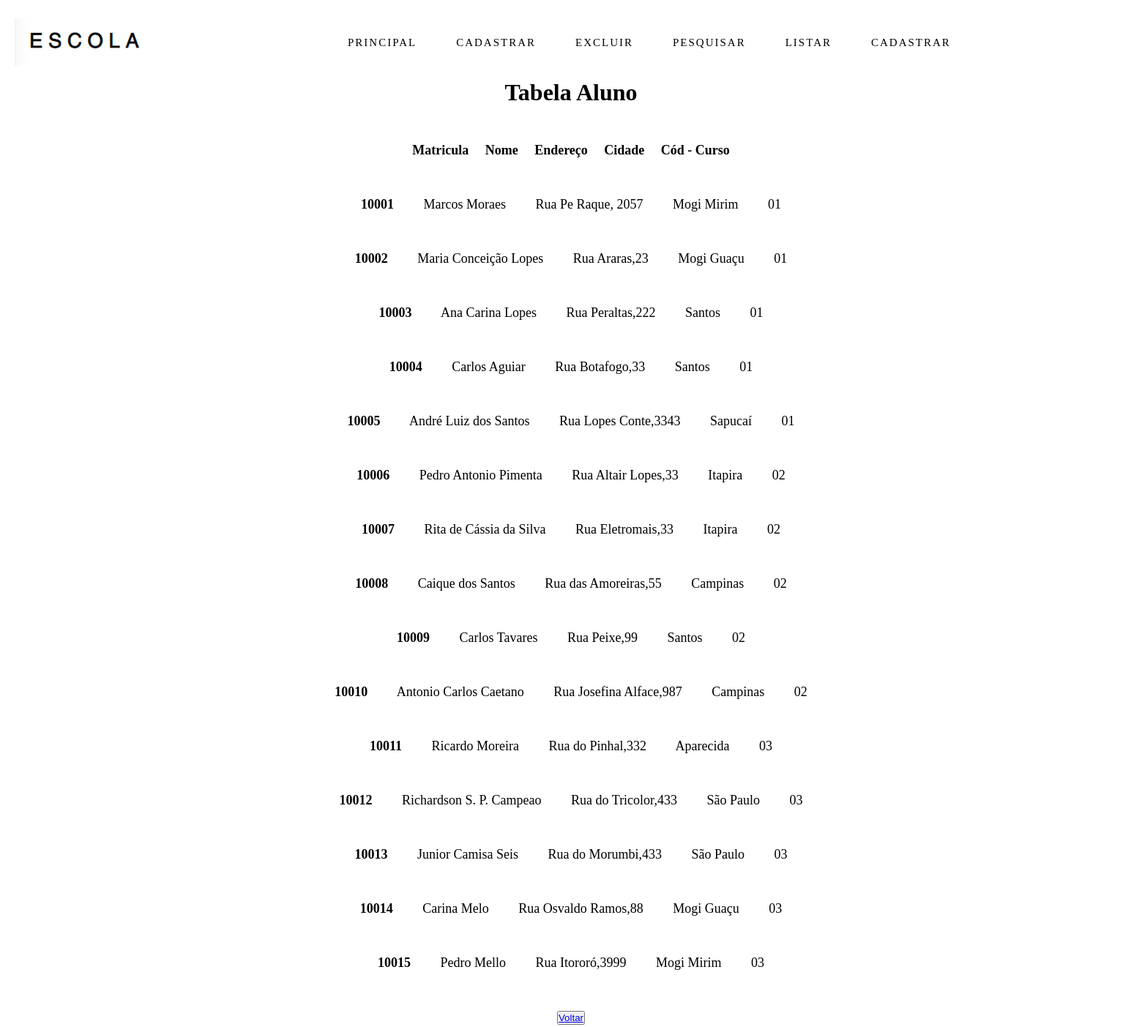
The page /listaral.php on the database its author committed.
### tables this page shows
CREATE TABLE `alunos` (
  `MATRICULA` varchar(5) NOT NULL,
  `NOME` varchar(50) NOT NULL,
  `ENDERECO` varchar(50) NOT NULL,
  `CIDADE` varchar(30) NOT NULL,
  `COD_CURSO` varchar(2) NOT NULL
);

### alunos.php (called while the page is built, shortened)
<?php
    class Alunos
    {
    function listarAl()
    {
        try
        {
            $this-> conn = new Conectar();
            $sql = $this->conn->query("select * from alunos order by MATRICULA");
            $sql->execute();
            return $sql->fetchAll();
        }
        catch(PDOException $exc)
        {
            echo "Erro ao executar consulta. " . $exc->getMessage();
        }
    }
    }

### listaral.php (the view, shortened to what this page needs)
<!DOCTYPE html>
    <html>
        <head>
            <link rel="stylesheet" type="text/css" href="_css/main.css">
        </head>
        <body>
            <header>
                    <div class="logo">
                        <a href="index.html">
                        <img src="_img/logo.png" />
                        </a>
                    </div>
        <br>
        <br>
        <br>
        <nav>
            <ul class = "nav-list">
                <li><a class="active" href="index.html">PRINCIPAL</a></li>
                <li><a class="active" href="">CADASTRAR</a></li>
                <li><a class="active" href="">EXCLUIR</a></li>
                <li><a class="active" href="">PESQUISAR</a></li>
                <li>
                    <a href="#">LISTAR</a>
                </li>
                <li><a class="active" href="">CADASTRAR</a></li>
            </ul>
        </nav>
</header>
        <center> <font face = "Century Gothic" size="6"><b>Tabela Aluno</b><br><br><font size="4">
<?php
    include_once 'alunos.php';
    $al = new Alunos();
    $alu_bd=$al->listarAl();
?>
<b> Matricula &nbsp; &nbsp; Nome &nbsp; &nbsp; Endereço &nbsp; &nbsp; Cidade &nbsp; &nbsp; Cód - Curso</b>
<?php
    foreach($alu_bd as $alu_mostrar)
    {
        ?>
        <br><br>
        <b> <?php echo $alu_mostrar[0]; ?> </b> &nbsp; &nbsp; &nbsp; &nbsp;
            <?php echo $alu_mostrar[1]; ?> &nbsp; &nbsp; &nbsp; &nbsp;
            <?php echo $alu_mostrar[2]; ?> &nbsp; &nbsp; &nbsp; &nbsp;
            <?php echo $alu_mostrar[3]; ?> &nbsp; &nbsp; &nbsp; &nbsp;
            <?php echo $alu_mostrar[4]; ?>
    <?php
    }
        echo "<br><br><button><a href = 'index.html'> Voltar </a></button> "; ?>
    </body>
	</html>

### _css/main.css (style rules this page uses)
* { margin: 0; padding: 0; }
body { width: 100%; margin: 0 auto; }
.logo { margin-left: 20px; margin-top: 25px; }
nav { margin-top: -125px; display: flex; height: 85px; position: right; }
nav ul { margin-top: -30; margin-left: 450px; position: absolute; }
nav ul li { display: inline-block; }
nav ul li a { letter-spacing: 2px; text-decoration: none; color: rgb(0, 0, 0); display: block; padding: 0 25px; line-height: 70px; font-size: 15px; font-family:'Consolas'; background: white; transition: 0.5s; }
nav ul li a:hover, nav ul li a.active { color: rgb(0, 0, 0); }

### rows shown on the page
alunos: MATRICULA "10001", NOME "Marcos Moraes", ENDERECO "Rua Pe Raque, 2057", CIDADE "Mogi Mirim", COD_CURSO "01"
alunos: MATRICULA "10002", NOME "Maria Conceição Lopes", ENDERECO "Rua Araras,23", CIDADE "Mogi Guaçu", COD_CURSO "01"
alunos: MATRICULA "10003", NOME "Ana Carina Lopes", ENDERECO "Rua Peraltas,222", CIDADE "Santos", COD_CURSO "01"
alunos: MATRICULA "10004", NOME "Carlos Aguiar", ENDERECO "Rua Botafogo,33", CIDADE "Santos", COD_CURSO "01"
alunos: MATRICULA "10005", NOME "André Luiz dos Santos", ENDERECO "Rua Lopes Conte,3343", CIDADE "Sapucaí", COD_CURSO "01"
alunos: MATRICULA "10006", NOME "Pedro Antonio Pimenta", ENDERECO "Rua Altair Lopes,33", CIDADE "Itapira", COD_CURSO "02"
alunos: MATRICULA "10007", NOME "Rita de Cássia da Silva", ENDERECO "Rua Eletromais,33", CIDADE "Itapira", COD_CURSO "02"
alunos: MATRICULA "10008", NOME "Caique dos Santos", ENDERECO "Rua das Amoreiras,55", CIDADE "Campinas", COD_CURSO "02"
alunos: MATRICULA "10009", NOME "Carlos Tavares", ENDERECO "Rua Peixe,99", CIDADE "Santos", COD_CURSO "02"
alunos: MATRICULA "10010", NOME "Antonio Carlos Caetano", ENDERECO "Rua Josefina Alface,987", CIDADE "Campinas", COD_CURSO "02"
alunos: MATRICULA "10011", NOME "Ricardo Moreira", ENDERECO "Rua do Pinhal,332", CIDADE "Aparecida", COD_CURSO "03"
alunos: MATRICULA "10012", NOME "Richardson S. P. Campeao", ENDERECO "Rua do Tricolor,433", CIDADE "São Paulo", COD_CURSO "03"
alunos: MATRICULA "10013", NOME "Junior Camisa Seis", ENDERECO "Rua do Morumbi,433", CIDADE "São Paulo", COD_CURSO "03"
alunos: MATRICULA "10014", NOME "Carina Melo", ENDERECO "Rua Osvaldo Ramos,88", CIDADE "Mogi Guaçu", COD_CURSO "03"
alunos: MATRICULA "10015", NOME "Pedro Mello", ENDERECO "Rua Itororó,3999", CIDADE "Mogi Mirim", COD_CURSO "03"
